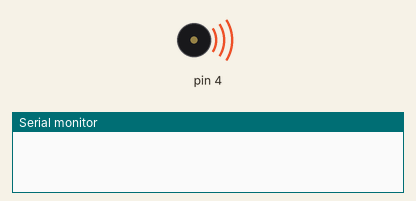
Bench run of a sketch on a simulated Arduino Uno, built with avr-gcc and run on an emulated ATmega328P. Parts: buzzer (waves = sounding), the last lines printed to the serial monitor.

Above: at 0.1 s.
At 2.1 s:
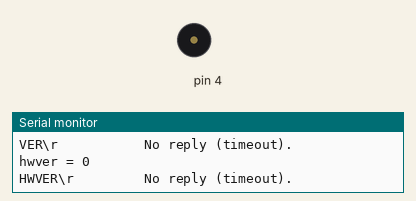
Timing chart, 0 to 3.6 s (numbered marks = the images above):
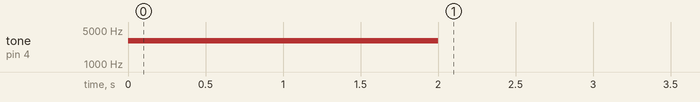

The sketch:

Arlo-Troubleshoot-Arduino-DHB-10-Communication.ino
```cpp
/*
  Arlo-Troubleshoot-Arduino-DHB-10-Communication

  Insert web address for instructions here.

  You'll re ready for the next step when the Arduino Terminal displays:

  fwver = 10
  hwver = 1
*/

#include <ArloRobot.h>                        // Include Arlo library
#include <SoftwareSerial.h>                   // Include SoftwareSerial library

ArloRobot Arlo;                               // Declare Arlo object
SoftwareSerial ArloSerial(12, 13);            // Declare SoftwareSerial object
                                              // DHB-10 -> I/O 12, DHB-10 <- I/O 13
void setup()                                  // Setup function
{
  tone(4, 3000, 2000);                        // Piezospeaker beep
  Serial.begin(9600);                         // Start terminal serial port

  ArloSerial.begin(19200);                    // Start DHB-10 serial communication
  Arlo.begin(ArloSerial);                     // Pass to Arlo object

  int fwver = Arlo.readFirmwareVer();         // Check DHB-10 firmware
  Serial.print("fwver = ");                   // Display firmware version
  Serial.println(fwver, DEC);
  Serial.println(Arlo.lastExchange);

  int hwver = Arlo.readHardwareVer();         // Check DHB-10 hardware
  Serial.print("hwver = ");                   // Display hardware version
  Serial.println(hwver, DEC);
  Serial.println(Arlo.lastExchange);
}

void loop() {}                                // Nothing for main loop
```
